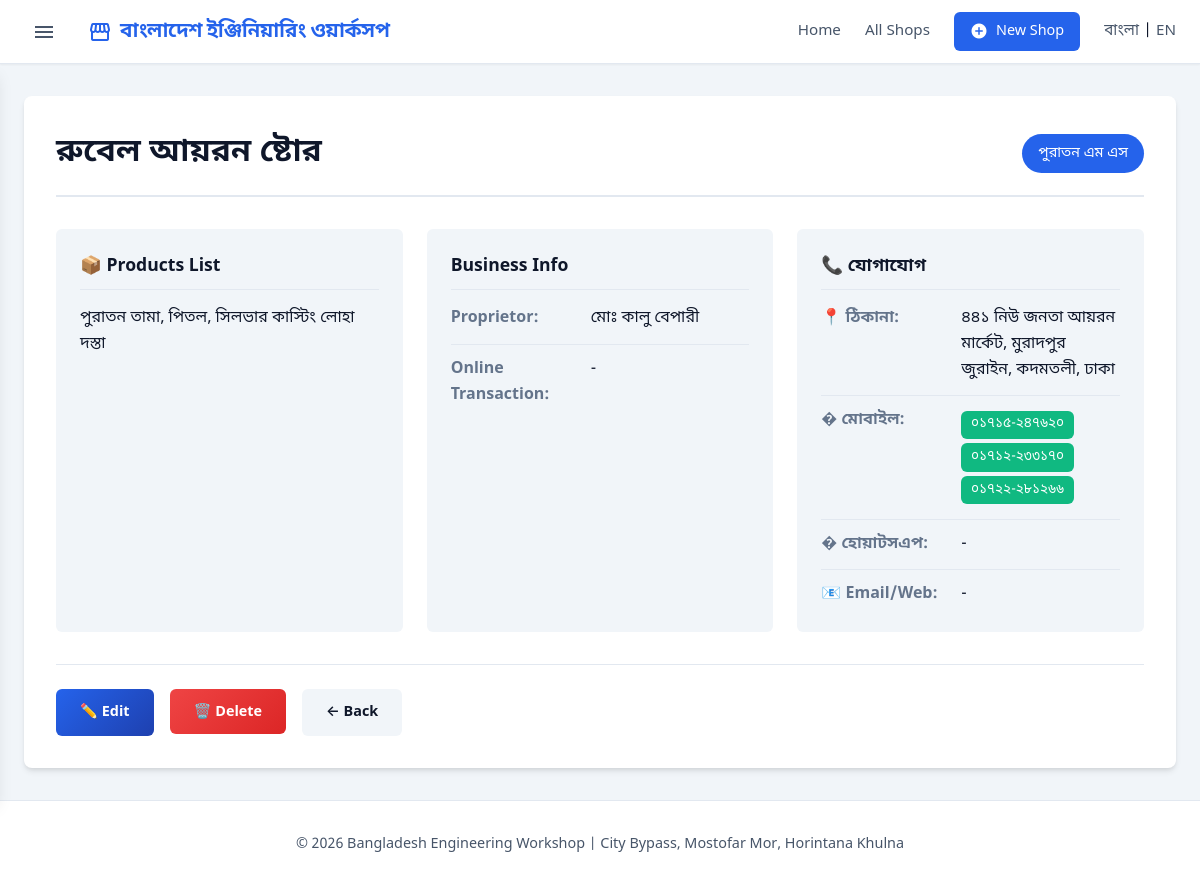
The page /shop/3 on the database its author committed.
### database.py (models this page shows)
class Shop(db.Model):
    __tablename__ = 'shops'
    id = db.Column(db.Integer, primary_key=True)
    category_id = db.Column(db.Integer, db.ForeignKey('categories.id'))
    serial_no = db.Column(db.String(5000))
    name = db.Column(db.String(20000))
    proprietor = db.Column(db.String(10000))
    address = db.Column(db.Text)
    mobile = db.Column(db.String(10000))
    transaction_status = db.Column(db.String(10000))
    whatsapp = db.Column(db.String(5000))
    email_web = db.Column(db.String(10000))
    products = db.Column(db.Text)
    created_at = db.Column(db.DateTime, default=datetime.datetime.now)
    updated_at = db.Column(db.DateTime, default=datetime.datetime.now, onupdate=datetime.datetime.now)
    def to_dict(self):
        return {
            'id': self.id,
            'category_id': self.category_id,
            'category_name': self.category.name if self.category else '',
            'category_name_english': self.category.name_english if self.category else '',
            'serial_no': self.serial_no,
            'name': self.name,
            'proprietor': self.proprietor,
            'address': self.address,
            'mobile': self.mobile,
            'transaction_status': self.transaction_status,
            'whatsapp': self.whatsapp,
            'email_web': self.email_web,
            'products': self.products,
            'created_at': self.created_at.isoformat() if self.created_at else None,
            'updated_at': self.updated_at.isoformat() if self.updated_at else None
        }

class Category(db.Model):
    __tablename__ = 'categories'
    id = db.Column(db.Integer, primary_key=True)
    name = db.Column(db.String(10000), nullable=False)
    name_english = db.Column(db.String(10000))
    shops = db.relationship('Shop', backref='category', lazy=True)
    def to_dict(self):
        return {
            'id': self.id,
            'name': self.name,
            'name_english': self.name_english
        }

### app.py (the view)
@app.route('/shop/<int:shop_id>')
def shop_detail(shop_id):
    shop = db.get_shop_by_id(shop_id)
    if not shop:
        flash('দোকান খুঁজে পাওয়া যায়নি!', 'error')
        return redirect(url_for('index'))
    return render_template('shop_detail.html', shop=shop)

### app.py (called while the page is built, shortened)
def get_locale():
    if 'lang' in session:
        return session['lang']
    return request.accept_languages.best_match(['bn', 'en'])

@app.context_processor
def inject_categories():
    return dict(categories=db.get_all_categories())

@app.template_filter('parse_contact_info')
def parse_contact_info(value):
    if not value:
        return {'type': 'text', 'value': '-'}

### database.py (called while the page is built)
    def get_all_categories(self):
        cats = Category.query.order_by(Category.id).all()
        return [c.to_dict() for c in cats]

    def get_shop_by_id(self, shop_id):
        shop = Shop.query.get(shop_id)
        return shop.to_dict() if shop else None

### templates/shop_detail.html (shortened to what this page needs)
{% extends 'base.html' %}
{% block content %}
<section class="shop-detail">
    <div class="shop-detail-header">
        <h1>{{ shop.name }}</h1>
        {% if shop.category_name %}
        <a href="{{ url_for('category_shops', category_id=shop.category_id) }}" class="category-badge large">
            {{ shop.category_name }}
        </a>
        {% endif %}
    </div>
    <div class="shop-detail-body">
        <div class="detail-grid">
            <div class="detail-card">
                <h3>📦 {{ _('Products List') }}</h3>
                <div class="products-content">
                    {{ shop.products or _('No products list available') }}
                </div>
            </div>
            <div class="detail-card">
                <h3> {{ _('Business Info') }}</h3>
                <div class="detail-row">
                    <div class="detail-label">{{ _('Proprietor') }}:</div>
                    <div class="detail-value">{{ shop.proprietor or '-' }}</div>
                </div>
                <div class="detail-row">
                    <div class="detail-label">{{ _('Online Transaction') }}:</div>
                    <div class="detail-value">{{ shop.transaction_status or '-' }}</div>
                </div>
            </div>
            <div class="detail-card">
                <h3>📞 যোগাযোগ</h3>
                <div class="detail-row">
                    <div class="detail-label">📍 ঠিকানা:</div>
                    <div class="detail-value">{{ shop.address or '-' }}</div>
                </div>
                <div class="detail-row">
                    <div class="detail-label">� মোবাইল:</div>
                    <div class="detail-value">
                        {% if shop.mobile %}
                        {% for num in shop.mobile.split() %}
                        <a href="tel:{{ num }}" class="phone-link">{{ num }}</a>
                        {% endfor %}
                        {% else %}
                        -
                        {% endif %}
                    </div>
                </div>
                <div class="detail-row">
                    <div class="detail-label">� হোয়াটসএপ:</div>
                    <div class="detail-value">
                        {% if shop.whatsapp %}
                        <a href="https://wa.me/{{ shop.whatsapp.replace('-', '').replace(' ', '') }}" target="_blank"
                            class="whatsapp-link">
                            {{ shop.whatsapp }}
                        </a>
                        {% else %}
                        -
                        {% endif %}
                    </div>
                </div>
                <div class="detail-row">
                    <div class="detail-label">📧 {{ _('Email/Web') }}:</div>
                    <div class="detail-value">
                        {% set contact = shop.email_web | parse_contact_info %}
                        {% if contact.type == 'email' %}
                        <a href="mailto:{{ contact.value }}" class="email-link">{{ contact.value }}</a>
                        {% elif contact.type == 'web' %}
                        <a href="{{ contact.value if 'http' in contact.value else 'http://' + contact.value }}"
                            target="_blank" class="web-link">{{ contact.value }}</a>
                        {% else %}
                        {{ contact.value }}
                        {% endif %}
                    </div>
                </div>
            </div>
        </div>
    </div>
    <div class="shop-detail-actions">
        <a href="{{ url_for('edit_shop', shop_id=shop.id) }}" class="btn btn-primary">✏️ {{ _('Edit') }}</a>
        <form action="{{ url_for('delete_shop', shop_id=shop.id) }}" method="POST" class="delete-form"
            onsubmit="return confirm('{{ _('Are you sure you want to delete this shop?') }}');">
            <button type="submit" class="btn btn-danger">🗑️ {{ _('Delete') }}</button>
        </form>
        <a href="{{ url_for('index') }}" class="btn btn-secondary">← {{ _('Back') }}</a>
    </div>
</section>
{% endblock %}

### static/style.css (style rules this page uses)
:root { --primary: #2563eb; --primary-dark: #1e40af; --secondary: #64748b; --success: #10b981; --danger: #ef4444; --surface: #ffffff; --background: #f1f5f9; --text-main: #0f172a; --text-muted: #475569; --border: #e2e8f0; --dark: var(--text-main); --light: var(--background); --text-color: var(--text-main); --shadow-sm: 0 1px 2px 0 rgba(0, 0, 0, 0.05); --shadow: 0 4px 6px -1px rgba(0, 0, 0, 0.1), 0 2px 4px -1px rgba(0, 0, 0, 0.06); --shadow-lg: 0 10px 15px -3px rgba(0, 0, 0, 0.1); --radius: 8px; --radius-sm: 6px; --font-main: 'Noto Sans Bengali', system-ui, -apple-system, sans-serif; --transition: all 0.2s cubic-bezier(0.4, 0, 0.2, 1); }
* { margin: 0; padding: 0; box-sizing: border-box; }
body { font-family: var(--font-main); background-color: var(--background); color: var(--text-main); line-height: 1.6; min-height: 100vh; display: flex; flex-direction: column; }
.btn { display: inline-block; padding: 0.75rem 1.5rem; border-radius: var(--radius-sm); text-decoration: none; font-weight: 600; font-size: 0.9rem; transition: var(--transition); border: none; cursor: pointer; font-family: inherit; background: var(--primary); color: white; }
.btn-primary { background: linear-gradient(135deg, var(--primary), var(--primary-dark)); }
.btn-secondary { background: var(--light); color: var(--dark); }
.btn-danger { background: linear-gradient(135deg, var(--danger), #dc2626); }
.category-badge { background: var(--primary); color: white; padding: 0.25rem 0.75rem; border-radius: 50px; font-size: 0.75rem; text-decoration: none; white-space: nowrap; }
.category-badge.large { padding: 0.5rem 1rem; font-size: 0.9rem; }
.shop-detail { background: white; border-radius: var(--radius); padding: 2rem; margin: 2rem 0; box-shadow: var(--shadow); }
.shop-detail-header { display: flex; justify-content: space-between; align-items: center; flex-wrap: wrap; gap: 1rem; margin-bottom: 2rem; padding-bottom: 1rem; border-bottom: 2px solid var(--border); }
.shop-detail-header h1 { font-size: 2rem; color: var(--dark); }
.detail-grid { display: grid; grid-template-columns: repeat(auto-fit, minmax(300px, 1fr)); gap: 1.5rem; }
.detail-card { background: var(--light); border-radius: var(--radius-sm); padding: 1.5rem; }
.detail-card h3 { font-size: 1.1rem; color: var(--dark); margin-bottom: 1rem; padding-bottom: 0.5rem; border-bottom: 1px solid var(--border); }
.detail-row { display: flex; margin-bottom: 0.75rem; border-bottom: 1px solid var(--border); padding-bottom: 0.75rem; }
.detail-row:last-child { border-bottom: none; margin-bottom: 0; padding-bottom: 0; }
.detail-label { width: 140px; font-weight: 600; color: var(--secondary); flex-shrink: 0; }
.detail-value { flex: 1; color: var(--dark); font-weight: 500; }
.phone-link, .email-link, .web-link { display: inline-block; background: var(--success); color: white; padding: 0.2rem 0.6rem; border-radius: var(--radius-sm); text-decoration: none; margin: 0.15rem 0; font-size: 0.85rem; direction: ltr; }
.shop-detail-actions { display: flex; gap: 1rem; margin-top: 2rem; padding-top: 1.5rem; border-top: 1px solid var(--border); flex-wrap: wrap; }
.delete-form { display: inline; }

### rows shown on the page
Shop: name "রুবেল আয়রন ষ্টোর", products "পুরাতন তামা, পিতল, সিলভার কাস্টিং লোহা দস্তা", proprietor "মোঃ কালু বেপারী", address "৪৪১ নিউ জনতা আয়রন মার্কেট, মুরাদপুর জুরাইন, কদমতলী, ঢাকা"
Category: category_name "পুরাতন এম এস"

### other values the page prints
{{ shop.transaction_status or '-' }} "-"
{{ num }} "০১৭১৫-২৪৭৬২০" "০১৭১২-২৩৩১৭০" "০১৭২২-২৮১২৬৬"
{{ contact.value }} "-"
